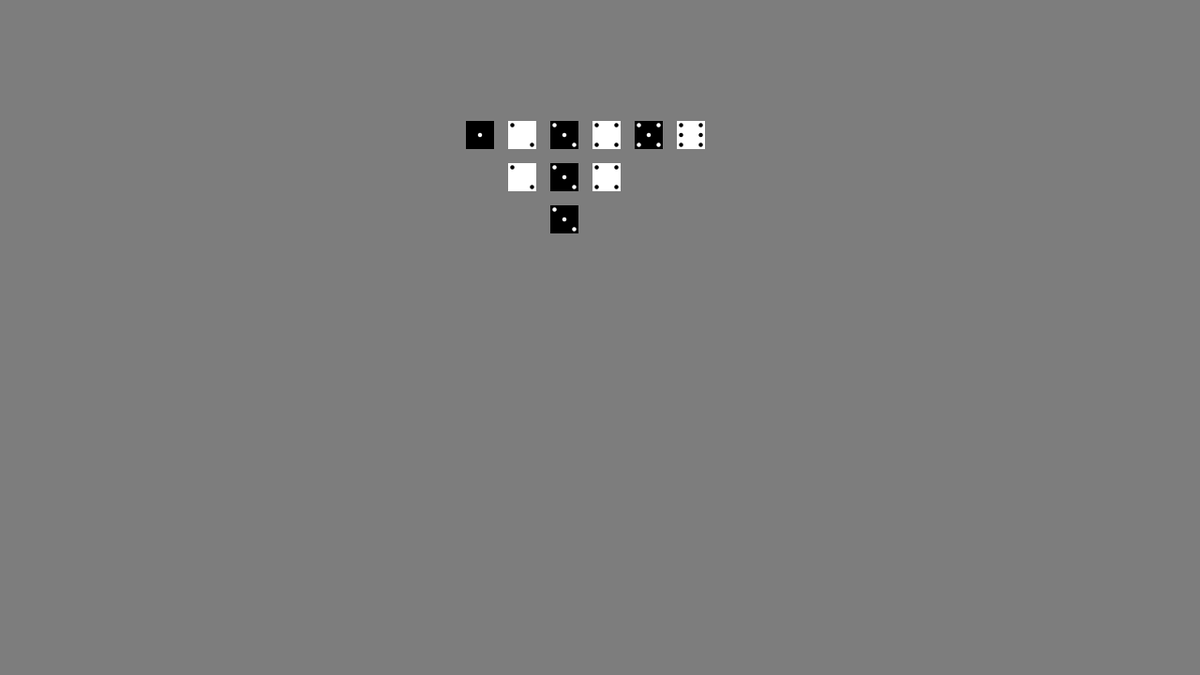
Frame 1 (no input)
Frame 60 (the mouse pressed at the canvas centre just before this capture): identical to frame 1, image omitted
Frame 120 (the mouse held since frame 60 and released just before this capture): identical to frame 1, image omitted

The Processing sketch that drew this single still picture (run headless with seeded random() and noise(); from frame 60 on, the mouse is pressed at the canvas centre):

// Processing sketch: dicegame
// ── dicegame.pde
DiceCup cup = new DiceCup();

void setup() {
  size(1280, 720);
  background(125);
  
  for(int i = 0; i < 10; i++){
    cup.addDie(new Die());
  }
  
  cup.shake();
  cup.draw(int(width*0.4),height/5,30);
}

void draw() {
  
}

void mousePressed(){
  cup.shake();
  cup.draw(int(width*0.4),height/5,30);
}

// ── DiceCup.pde
class DiceCup {
  int diceAmount = 0;
  Die[] dices = new Die[100];
  DiceCup() {
  }
  void addDie(Die die) {
    diceAmount++;
    dices[diceAmount] = die;
  }
  void removeDie(){
    dices[diceAmount] = null;
    diceAmount--;
  }
  void sortDices(){
    for(int i = diceAmount; i > 0; i--) {
      for(int e = diceAmount; e > 0; e--){
        if(dices[i].value >= dices[e].value){
          Die temp = dices[i];
          dices[i] = dices[e];
          dices[e] = temp;
        }
      }
    }
  }
  void shake() {
    for(int i = diceAmount; i > 0; i--) {
      dices[i].roll();
      println(dices[i].value);
    }
    sortDices();
  }
  void draw(int _xPos, int _yPos, int _dieSize) {
    background(125);
    int xPos = _xPos;
    int yPos = _yPos;
    int dieSize = _dieSize;
    for(int i = 1; i <= diceAmount; i++) {
      //yPos = _yPos;
      if(dices[i+1] != null){
        if(dices[i].value == dices[i+1].value){
          dices[i].draw(xPos, yPos, dieSize);
          yPos = Math.round(yPos + dieSize * 1.5);
        }else{
          dices[i].draw(xPos, yPos, dieSize);
          xPos = Math.round(xPos + dieSize * 1.5);
          yPos = _yPos;
        }
      }
      dices[i].draw(xPos, yPos, dieSize);
    }
  }
}

// ── Die.pde
class Die {
  int value = 1;
  color colorDie;
  color colorEye;

  Die() {
    colorDie = color(255);
    colorEye = color(0);
  }
  void roll() {
    value = Math.round(random(1, 6));
    if(value % 2 == 0){
      colorDie = color(255);
      colorEye = color(0);  
    }else{
      colorDie = color(0);
      colorEye = color(255);
    }
  }
  void draw(int _xPos, int _yPos, int _size) {
    float eyeSize = _size * 0.15;
    noStroke();
    fill(colorDie);
    rectMode(CENTER);
    ellipseMode(CENTER);
    rect(_xPos, _yPos, _size, _size);
    fill(colorEye);
    if((value == 1) || (value == 3) || (value == 5)){
      ellipse(_xPos, _yPos, eyeSize, eyeSize);
    }if((value == 2) || (value == 3) || (value == 4) ||(value == 5) || (value == 6)){
      ellipse(_xPos-_size*0.35, _yPos-_size*0.35, eyeSize, eyeSize);
      ellipse(_xPos+_size*0.35, _yPos+_size*0.35, eyeSize, eyeSize);
    }if((value == 4) ||(value == 5) || (value == 6)){
      ellipse(_xPos-_size*0.35, _yPos+_size*0.35, eyeSize, eyeSize);
      ellipse(_xPos+_size*0.35, _yPos-_size*0.35, eyeSize, eyeSize);
    }if((value == 6)){
      ellipse(_xPos+_size*0.35, _yPos, eyeSize, eyeSize);
      ellipse(_xPos-_size*0.35, _yPos, eyeSize, eyeSize);
    }
  }
}
